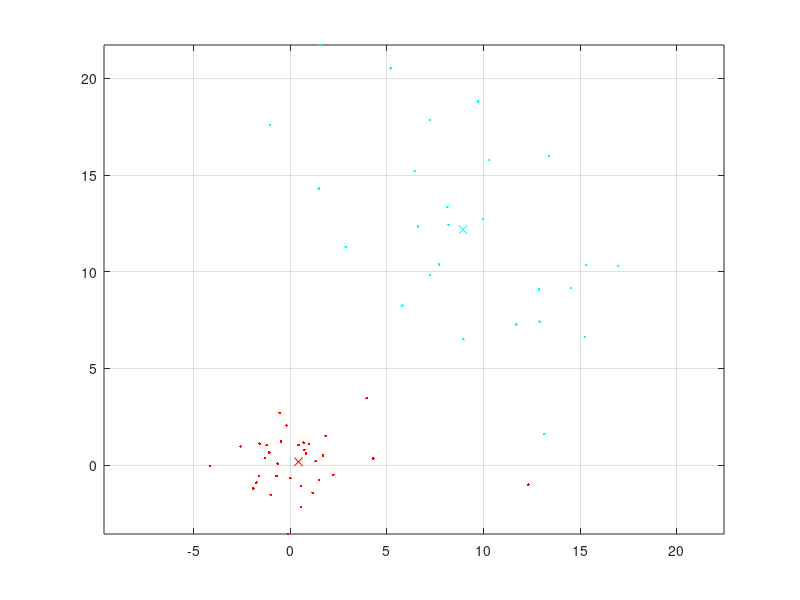

Source code (MATLAB):
% -------------------------------------------------------------------------
%
% File : kmeansSample.m
%
% Discription : Sample code for k-means clustering
%
% Environment : Matlab
%
% Author : Atsushi Sakai
%
% Copyright (c): 2015 Atsushi Sakai
%
% License : GPL Software License Agreement
% -------------------------------------------------------------------------

function kmeansSample()
close all;
clear all;

disp('k-means clustering sample start!!');

data=GetRawData();%生データを取得する関数

%k-means法によるクラスタリング
nCluster=2;%クラスタの数
[result,means]=kmeansClustering(data,nCluster);
%クラスタリングの結果を表示
ShowClusteringResult(result,means,nCluster);

function [result,means]=kmeansClustering(data,nCluster)
%k-meansを使ってクラスタリングを実施する方法

%初期クラスタリング ランダムにクラスを振り分ける
result=[data randi(nCluster,[length(data(:,1)),1])];

while 1
    means=[];
    for i=1:nCluster
        %各クラスタの平均値を計算
        means=[means;mean(result(result(:,3)==i,1:2))];
    end
    
    %クラスタリングの結果を表示
    ShowClusteringResult(result,means,nCluster);
    
    %各データを平均値から近い順に再クラスタリング
    nUpdate=0;%クラスタが更新された数
    for j=1:length(result(:,1))
        
        %各データと各平均値までの距離を計算
        d=[];
        for k=1:nCluster
            d=[d norm(result(j,1:2)-means(k,:))];
        end
        [c,i]=min(d);%一番距離の小さいクラスタのIDを計算
        if result(j,3)~=i 
            result(j,3)=i;%クラスタを更新
            nUpdate=nUpdate+1;
        end
    end
    
    if nUpdate==0
        break;%クラスタが変化しなくなったら終了
    end
end

function ShowClusteringResult(result,means,nCluster)
%クラスタリングの結果をグラフに描画する関数
hold off;

%グラフの色用のデータを作成
cc=hsv(nCluster);

%各クラスタ毎にデータを描画
for i=1:nCluster
    data=result(result(:,3)==i,1:2);
    plot(data(:,1),data(:,2),'.','Color',cc(i,:)); hold all;
    plot(means(i,1),means(i,2),'x','Color',cc(i,:));hold all;
end
axis equal;
grid on;
hold on;
	

function data=GetRawData()
%擬似データのクラスターの中心と誤差量
nSample=[0 0 2;
        10 10 5];
ndata=30;%一つのクラスタに関するデータ点
data=[];

for nc=1:length(nSample(:,1))
    for i=1:ndata
        xy=nSample(nc,1:2)+randn(1,2)*nSample(nc,3);
        data=[data;xy];
    end
end
data=sortrows(data,2);%データをソートして混ぜる
    


